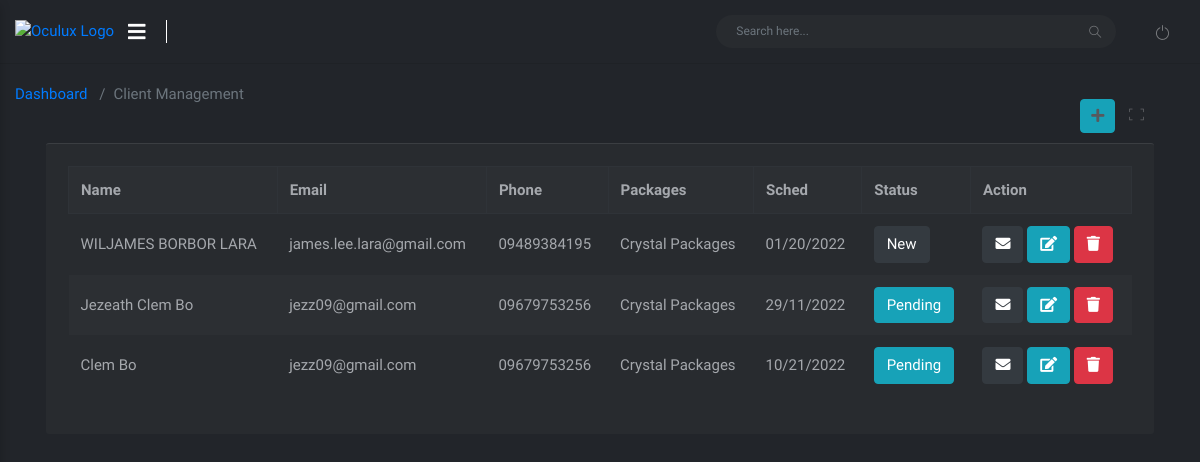
The app's page /admin/dark/clientmanagement.php (signed in) with its own data.
### tables this page shows
CREATE TABLE `client_data` (
  `client_id` int(11) NOT NULL,
  `fname` varchar(45) NOT NULL,
  `mname` varchar(45) NOT NULL,
  `lname` varchar(45) NOT NULL,
  `cus_email` varchar(45) NOT NULL,
  `cus_password` varchar(45) NOT NULL,
  `cus_ContactNumber` varchar(45) NOT NULL,
  `cus_region` varchar(45) NOT NULL,
  `cus_province` varchar(45) NOT NULL,
  `cus_city` varchar(45) NOT NULL,
  `cus_barangay` varchar(45) NOT NULL,
  `packages` varchar(45) NOT NULL,
  `cus_sched` varchar(45) NOT NULL,
  `status` varchar(45) NOT NULL
);

### admin/dark/clientmanagement.php (the view, shortened to what this page needs)
    <!doctype html>
    <html lang="en">
    <head>
        <?php include 'css.php';?>
    </head>
    <body class="theme-orange">
        <div id="wrapper">
            <nav class="navbar navbar-fixed-top">
                <div class="container-fluid">
                    <div class="navbar-left">
                        <div class="navbar-btn">
                            <a href="index.php"><img alt="Oculux Logo" class="img-fluid logo"></a>
                            <button type="button" class="btn-toggle-offcanvas"><i class="lnr lnr-menu fa fa-bars"></i></button>
                        </div>
                    </div>
                    <div class="navbar-right">
                        <div id="navbar-menu">
                            <ul class="nav navbar-nav">
                                <li>
                                    <form id="navbar-search" class="navbar-form search-form">
                                        <input value="" class="form-control" placeholder="Search here..." type="text">
                                        <button type="button" class="btn btn-default"><i class="icon-magnifier"></i></button>
                                    </form>
                                </li>
                                <li><a href="functions/logout.php" class="icon-menu"><i class="icon-power"></i></a></li>
                            </ul>
                        </div>
                    </div>
                </div>
                <div class="progress-container">
                </div>
            </nav>
        <div id="main-content">
            <div class="block-header">
            <div class="row clearfix">
                <div class="col-md-6 col-sm-12">
                    <nav aria-label="breadcrumb">
                        <ol class="breadcrumb">
                          <li class="breadcrumb-item"><a href="#">Dashboard</a></li>
                          <li class="breadcrumb-item active" aria-current="page">Client Management</li>
                        </ol>
                    </nav>
                </div>
            </div>
<div class="container-fluid">
    <div class="col-lg-12">
        <div class="card">
            <div class="header pt-3">
                <ul class="header-dropdown dropdown">
                    <li><a href="add_client_data.php" class="btn btn-info"><i class="fa fa-plus"></i></a></li>
                    <li><a href="javascript:void(0);" class="full-screen"><i class="icon-frame"></i></a></li>
                </ul>
            </div>
            <div class="body">
                <div class="table-responsive">
                    <table class="table table-bordered table-striped">
                        <tr>
                            <th>Name</th>
                            <th>Email</th>
                            <th>Phone</th>
                            <th>Packages</th>
                            <th>Sched</th>
                            <th>Status</th>
                            <th>Action</th>
                        </tr>
                        <?php
                             include 'functions/connection.php';
                             $result = $connect->prepare("SELECT * FROM client_data ORDER BY client_id ASC");
                             $result->execute();
                             for($i=0; $row = $result->fetch(); $i++){
                             $id=$row['client_id'];
                        ?>
                                  <tr>
                                    <td>
                                        <?php echo $row["fname"]?> <?php echo $row["mname"]?> <?php echo $row["lname"]?>
                                    </td>
                                    <td>
                                        <?php echo $row["cus_email"]?>
                                    </td>
                                    <td>
                                        <?php echo $row["cus_ContactNumber"]?>
                                    </td>
                                    <td><?php echo $row["packages"]?></td>
                                    <td><?php echo $row["cus_sched"]?></td>
                                    <td>
                                        <?php
               if($row['status']=='Cancelled'){
                echo "<button id=str".$row['client_id']." class='btn btn-danger'>Cancelled</button>";
               }else if($row['status']=='New'){
                echo "<button id=str".$row['client_id']."  class='btn btn-dark'>New</button>";
               }else if($row['status']=='Approved'){
                echo "<button id=str".$row['client_id']." class='btn btn-dark'>Approved</button>";
               }
               else{
                echo "<button type='button' id=str".$row['client_id']." class='btn btn-info btn-xs'>Pending</button>";
               }
             ?>
                                    </td>
                                    <td>
                                     <a><button type="button" data-toggle="modal" tooltip="Send Email" data-target="#sendemail" name="email" class="btn btn-dark btn-xs email_button"><i class="fa fa-envelope"></i></button></a>
                                     <a href="edit.php<?php echo '?id='.$id; ?>" class="btn btn-info"><i class="fa fa-edit"></i></a>
									 <a href="#delete<?php echo $id;?>"  data-toggle="modal"  class="btn btn-danger" ><i class="fa fa-trash"></i></a>
                                    </td>
                                </tr>
                                <?php }?>
                    </table>
                </div>
            </div>
        </div>
    </div>
</div>
        </div>
    </div>
            </div>
    </body>
    </html>

### records on screen
client_data: fname "WILJAMES", mname "BORBOR", lname "LARA", cus_email "james.lee.lara@gmail.com", cus_ContactNumber "09489384195", packages "Crystal Packages", cus_sched "01/20/2022"
client_data: fname "Jezeath", mname "Clem", lname "Bo", cus_email "jezz09@gmail.com", cus_ContactNumber "09679753256", packages "Crystal Packages", cus_sched "29/11/2022"
client_data: mname "Clem", lname "Bo", cus_email "jezz09@gmail.com", cus_ContactNumber "09679753256", packages "Crystal Packages", cus_sched "10/21/2022"
